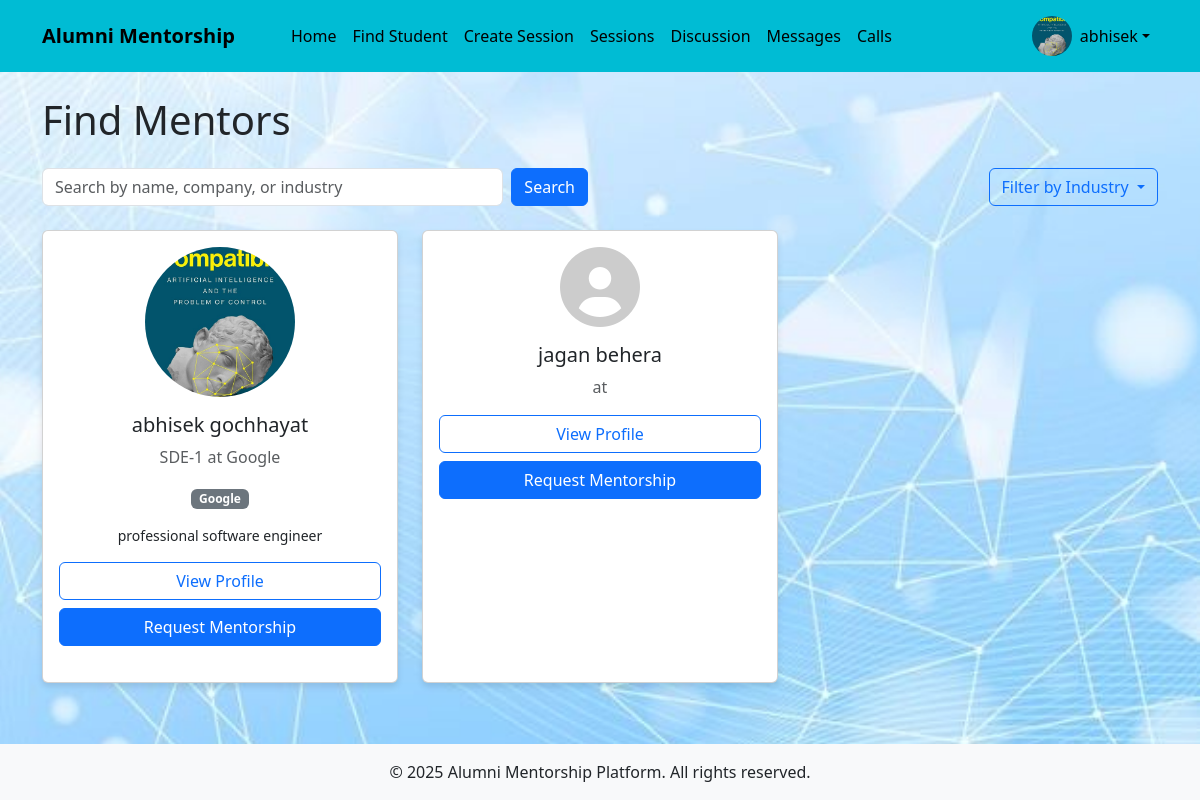
The app's page /users/alumni/ (signed in), older data.
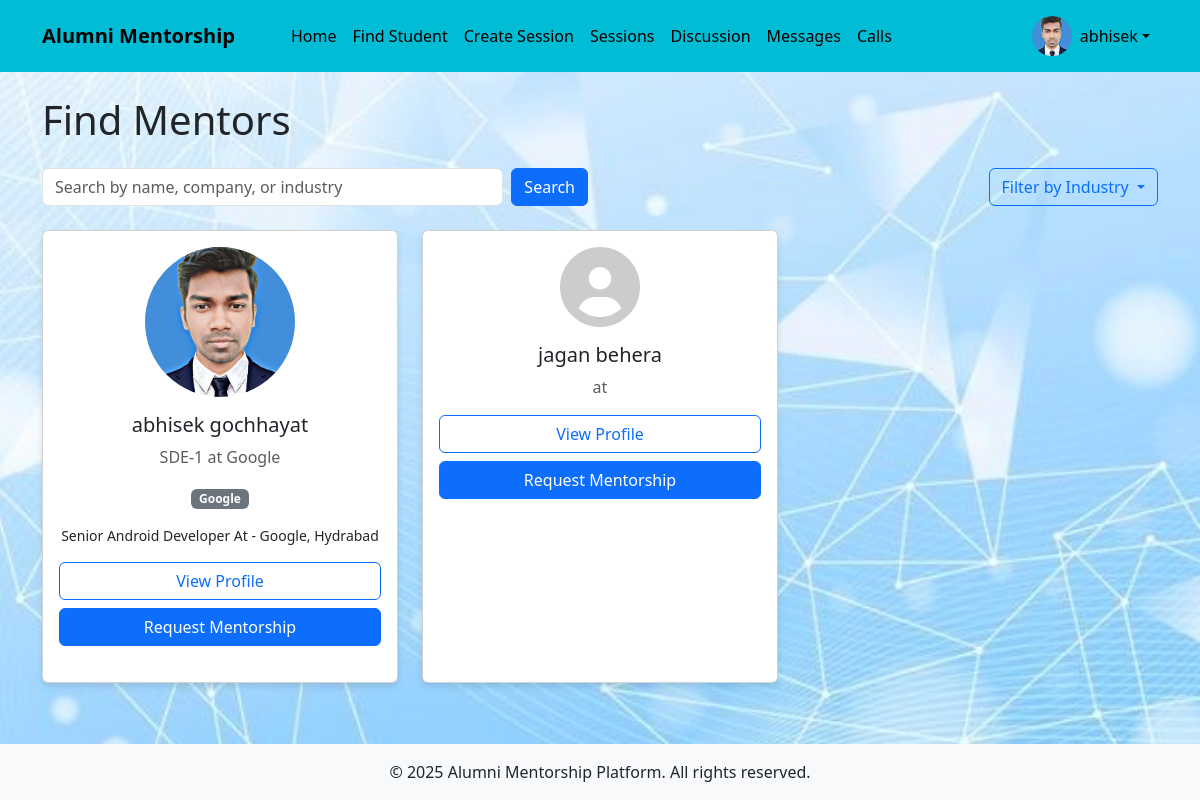
The same page, newer data.
### users/models.py (models this page shows, shortened)
class CustomUser(AbstractUser):
    USER_TYPE_CHOICES = (
        ('student', 'Student'),
        ('alumni', 'Alumni'),
    )
    user_type = models.CharField(max_length=10, choices=USER_TYPE_CHOICES)
    bio = models.TextField(blank=True)
    profile_picture = models.ImageField(upload_to='profile_pics/', blank=True, null=True)
    graduation_year = models.IntegerField(null=True, blank=True)
    company = models.CharField(max_length=100, blank=True)
    position = models.CharField(max_length=100, blank=True)
    industry = models.CharField(max_length=100, blank=True)
    course = models.CharField(max_length=100, blank=True)
    year_of_study = models.IntegerField(null=True, blank=True)

### users/views.py (the view)
# urls.py: path('alumni/', views.alumni_list, name='alumni_list'),
@login_required
def alumni_list(request):
    alumni = CustomUser.objects.filter(user_type='alumni')
    return render(request, 'users/alumni_list.html', {'alumni': alumni})

### templates/users/alumni_list.html (shortened to what this page needs)
{% extends 'base.html' %}
{% block content %}
<h1 class="mb-4">Find Mentors</h1>
<div class="row mb-4">
    <div class="col-md-6">
        <form method="get" class="d-flex">
            <input type="text" name="search" class="form-control me-2" placeholder="Search by name, company, or industry" value="{{ request.GET.search }}">
            <button type="submit" class="btn btn-primary">Search</button>
        </form>
    </div>
    <div class="col-md-6">
        <div class="d-flex justify-content-end">
            <div class="dropdown">
                <button class="btn btn-outline-primary dropdown-toggle" type="button" id="filterDropdown" data-bs-toggle="dropdown">
                    Filter by Industry
                </button>
            </div>
        </div>
    </div>
</div>
<div class="row">
    {% for alum in alumni %}
        <div class="col-md-4 mb-4">
            <div class="card h-100">
                <div class="card-body text-center">
                    {% if alum.profile_picture %}
                        <img src="{{ alum.profile_picture.url }}" alt="{{ alum.get_full_name }}" class="profile-pic-lg mb-3">
                    {% else %}
                        <i class="fas fa-user-circle mb-3" style="font-size: 5rem; color: #ccc;"></i>
                    {% endif %}
                    <h5 class="card-title">{{ alum.get_full_name }}</h5>
                    <p class="card-text text-muted">{{ alum.position }} at {{ alum.company }}</p>
                    <p class="card-text"><span class="badge bg-secondary">{{ alum.industry }}</span></p>
                    <p class="card-text small">{{ alum.bio|truncatechars:100 }}</p>
                    <div class="d-grid gap-2">
                        <a href="{% url 'user_detail' alum.username %}" class="btn btn-outline-primary">View Profile</a>
                        <a href="{% url 'request_mentorship' alum.id %}" class="btn btn-primary">Request Mentorship</a>
                    </div>
                </div>
            </div>
        </div>
    {% empty %}
        <div class="col-12">
            <div class="alert alert-info">
                No alumni found matching your criteria. Try adjusting your search or filters.
            </div>
        </div>
    {% endfor %}
</div>
{% endblock %}

### templates/base.html (shortened to what this page needs)
<!DOCTYPE html>
<html lang="en">
  <head>
    <link
      href="https://cdn.jsdelivr.net/npm/bootstrap@5.3.0/dist/css/bootstrap.min.css"
      rel="stylesheet"
    />
    <link
      rel="stylesheet"
      href="https://cdnjs.cloudflare.com/ajax/libs/font-awesome/6.0.0/css/all.min.css"
    />
  </head>
  <body>
    <header>
      <nav class="navbar navbar-expand-lg navbar-dark">
        <div class="container">
          <a class="navbar-brand" href="{% url 'home' %}">Alumni Mentorship</a>
          <div class="collapse navbar-collapse" id="navbarNav">
            <ul class="navbar-nav me-auto">
              {% if user.is_authenticated %}
              <li class="nav-item">
                <a class="nav-link" href="{% url 'home' %}">Home</a>
              </li>
              {% if user.user_type == 'student' %}
              <li class="nav-item">
                <a class="nav-link" href="{% url 'alumni_list' %}"
                  >Find Mentors</a
                >
              </li>
              {% else %}
              <li class="nav-item">
                <a class="nav-link" href="{% url 'student_list' %}"
                  >Find Student</a
                >
              </li>
              <li class="nav-item">
                <a class="nav-link" href="{% url 'create_group_session' %}"
                  >Create Session</a
                >
              </li>
              {% endif %}
              <li class="nav-item">
                <a class="nav-link" href="{% url 'group_sessions' %}"
                  > Sessions</a
                >
              </li>
              <li class="nav-item">
                <a class="nav-link" href="{% url 'topic_list' %}"
                  >Discussion </a
                >
              </li>
              <li class="nav-item">
                <a class="nav-link" href="{% url 'chat_list' %}">Messages</a>
              </li>
              <li class="nav-item">
                <a class="nav-link" href="{% url 'call_home' %}">Calls</a>
              </li>
              {% endif %}
            </ul>
            <ul class="navbar-nav">
              {% if user.is_authenticated %}
              <li class="nav-item dropdown">
                <a
                  class="nav-link dropdown-toggle d-flex align-items-center"
                  href="#"
                  id="navbarDropdown"
                  role="button"
                  data-bs-toggle="dropdown"
                >
                  {% if user.profile_picture %}
                  <img
                    src="{{ user.profile_picture.url }}"
                    alt="Profile"
                    class="profile-pic me-2"
                  />
                  {% else %}
                  <i
                    class="fas fa-user-circle me-2"
                    style="font-size: 1.5rem"
                  ></i>
                  {% endif %} {{ user.username }}
                </a>
              </li>
              {% endif %}
            </ul>
          </div>
        </div>
      </nav>
    </header>
    <main class="container py-4">
       {% block content %}{% endblock %}
    </main>
    <footer class="bg-light py-3 mt-auto">
      <div class="container text-center">
        <p class="mb-0">
          &copy; {% now "Y" %} Alumni Mentorship Platform. All rights reserved.
        </p>
      </div>
    </footer>
  </body>
</html>

Row changes from the older to the newer data that the page shows:
changed CustomUser "abhisek gochhayat": profile_picture: a different picture; bio "professional software engineer" → "Senior Android Developer At - Google, Hydrabad"
